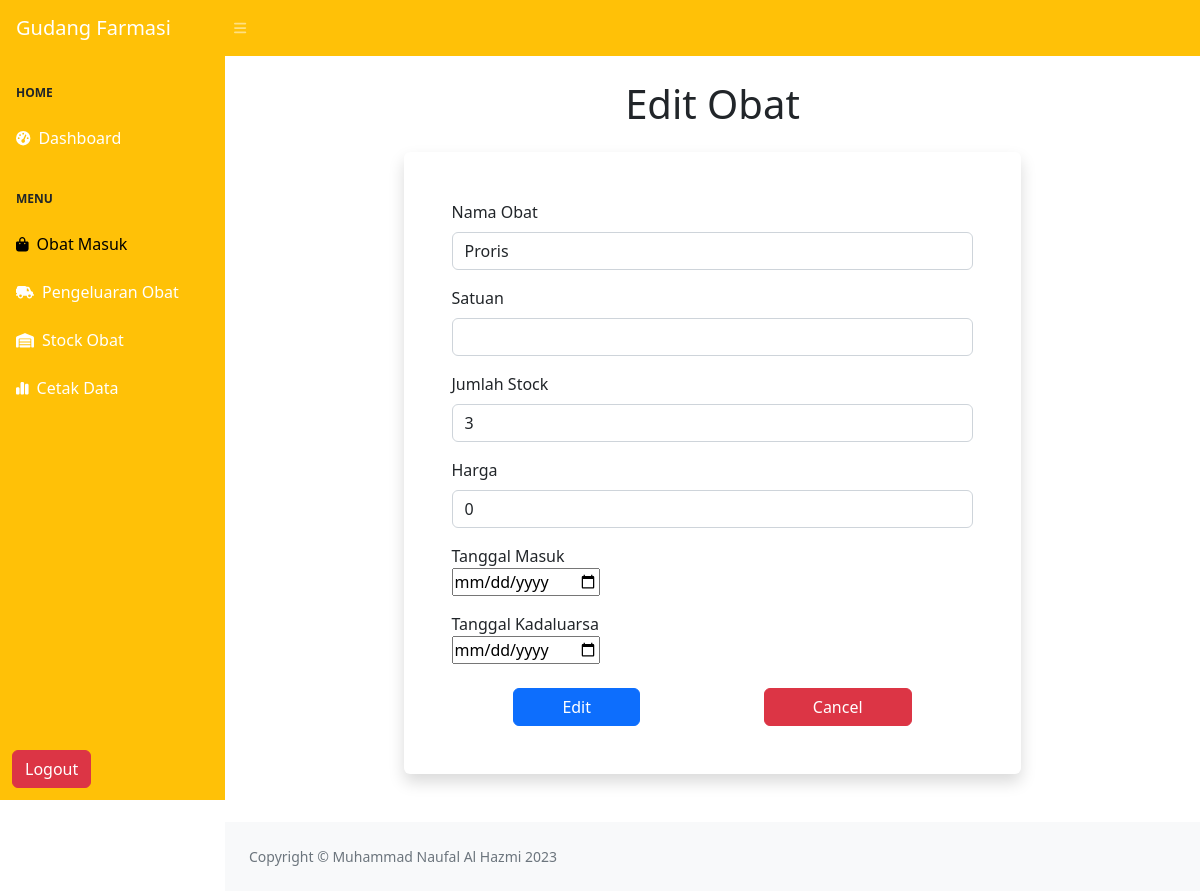
/views/editobat.php?id=28 (signed in), run on the app's committed database.
### tables this page shows
CREATE TABLE `obat` (
  `id` int(11) NOT NULL,
  `id_obat` varchar(25) NOT NULL,
  `nama_obat` varchar(50) NOT NULL,
  `satuan` varchar(50) NOT NULL,
  `jumlah_stock` int(50) NOT NULL,
  `harga` decimal(65,0) NOT NULL,
  `hargatot` decimal(65,0) NOT NULL,
  `tanggal_masuk` date NOT NULL,
  `tanggal_kadaluarsa` date NOT NULL
);

### views/editobat.php (the view, shortened to what this page needs)
<!DOCTYPE html>
<html lang="en">
    <head>
        <link href="https://cdn.jsdelivr.net/npm/simple-datatables@7.1.2/dist/style.min.css" rel="stylesheet" />
        <link href="../css/styles.css" rel="stylesheet" />
    </head>
    <body class="sb-nav-fixed">
        <nav class="sb-topnav navbar navbar-expand navbar-dark bg-warning">
            <a class="navbar-brand ps-3" href="index.html">Gudang Farmasi</a>
            <button class="btn btn-link btn-sm order-1 order-lg-0 me-4 me-lg-0" id="sidebarToggle" href="#!"><i class="fas fa-bars"></i></button>
        </nav>
        <div id="layoutSidenav">
            <div id="layoutSidenav_nav">
                <nav class="sb-sidenav accordion sb-sidenav-secondary bg-warning" id="sidenavAccordion">
                    <div class="sb-sidenav-menu">
                        <div class="nav">
                            <div class="sb-sidenav-menu-heading">Home</div>
                                <a class="nav-link text-white" href="./home.php">
                                    <div class="sb-nav-link-icon"><i class="fas fa-tachometer-alt"></i></div>
                                    Dashboard
                                </a>
                            <div class="sb-sidenav-menu-heading">Menu</div>
                                <a class="nav-link active text-black" href="./obat.php">
                                    <div class="sb-nav-link-icon"><i class="fa-solid fa-bag-shopping"></i></div>
                                    Obat Masuk
                                </a>
                                <a class="nav-link text-white" href="./pengeluaran.php">
                                    <div class="sb-nav-link-icon"><i class="fa-solid fa-truck-field"></i></div>
                                    Pengeluaran Obat
                                </a>
                                <a class="nav-link text-white" href="./stock.php">
                                    <div class="sb-nav-link-icon"><i class="fa-solid fa-warehouse"></i></div>
                                    Stock Obat
                                </a>
                                <a class="nav-link text-white" href="./cetak.php">
                                    <div class="sb-nav-link-icon"><i class="fa-solid fa-chart-simple"></i></div>
                                    Cetak Data
                                </a>
                        </div>
                    </div>
                    <div class="sb-sidenav-footer">
                    <a class="btn btn-danger ms-auto me-2" href="../proses/logout.php">Logout</a>
                    </div>
                </nav>
            </div>
            <div id="layoutSidenav_content">
                <main>
                <?php
                    include '../config/koneksi.php';
                    $id = $_GET['id'];
                    $query = "SELECT * FROM obat WHERE id = '$id'";
                    $result = mysqli_query($koneksi, $query);
                    $data = mysqli_fetch_assoc($result);
                ?>
                    <div class="container-fluid px-4">
                        <h1 class="my-4 text-center">Edit Obat</h1>
                        <div class="col-md-8 m-auto card p-5 shadow -3 mb-5 bg-body rounded">
                            <form enctype="multipart/form-data" action="../proses/editobat.php" method="post">
                                <div class="mb-3">
                                    <label for="exampleFormControlInput1" class="form-label">Nama Obat</label>
                                    <input name="nama_obat" type="text" class="form-control id=exampleFormControlInput1" value="<?= $data['nama_obat'] ?>">
                                </div>
                                <div class="mb-3">
                                    <label for="exampleFormControlInput1" class="form-label">Satuan</label>
                                    <input name="satuan" type="text" class="form-control id=exampleFormControlInput1" value="<?= $data['satuan'] ?>">
                                </div>
                                <div class="mb-3">
                                    <label for="exampleFormControlInput1" class="form-label">Jumlah Stock</label>
                                    <input name="jumlah_stock" type="text" class="form-control id=exampleFormControlInput1" value="<?= $data['jumlah_stock'] ?>">
                                </div>
                                <div class="mb-3">
                                    <label for="exampleFormControlInput1" class="form-label">Harga</label>
                                    <input name="harga" type="text" class="form-control id=exampleFormControlInput1" value="<?= $data['harga'] ?>">
                                </div>
                                <div class="mb-3">
                                <label for="birthday">Tanggal Masuk</label>
                                    <br>
                                    <input type="date" id="tanggal_masuk" name="tanggal_masuk">
                                </div>
                                <div class="mb-3">
                                <label for="birthday">Tanggal Kadaluarsa</label>
                                    <br>
                                    <input type="date" id="tanggal_kadaluarsa" name="tanggal_kadaluarsa">
                                </div>
                                <div class="d-flex justify-content-around">
                                    <button name="submit" class="btn btn-md btn-primary px-5 mt-2">Edit</button>
                                    <a href="./obat.php" class="btn btn-md btn-danger px-5 mt-2">Cancel</a>
                                </div>
                            </form>
                        </div>
                    </div>
                </main>
                <footer class="py-4 bg-light mt-auto">
                    <div class="container-fluid px-4">
                        <div class="d-flex align-items-center justify-content-between small">
                            <div class="text-muted">Copyright &copy; Muhammad Naufal Al Hazmi 2023</div>
                        </div>
                    </div>
                </footer>
            </div>
        </div>
    </body>
</html>

### views/editobat.php (style rules this page uses)
html, body { height: 100%; }
#layoutSidenav { display: flex; flex-direction: column; min-height: 100vh; }
#layoutSidenav_content { flex: 1 0 auto; }
.card { margin-bottom: 20px; border: none; box-shadow: 0 4px 8px rgba(0, 0, 0, 0.1); transition: box-shadow 0.3s; }

### data on the page
obat: nama_obat "Proris", jumlah_stock "3", harga "0"
